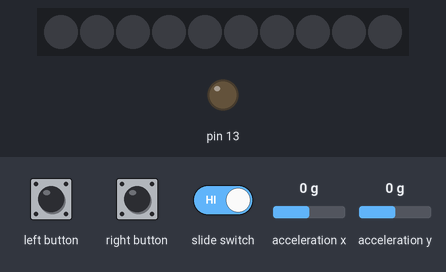
The sketch below on a simulated Arduino Leonardo, built with avr-gcc and run on an emulated ATmega32U4. On the bench: 10 RGB LEDs in strip order, left to right, output pins drawn as LEDs (lit = HIGH). The test bench sets the inputs (shaded band); at power-on: acceleration x 0 g, acceleration y 0 g. Dim RGB values are drawn brighter than linear; USB keyboard and mouse output is not drawn.

Above: at 1.2 s.
1.3 s: acceleration x set to -1.4 g
At 2.3 s:
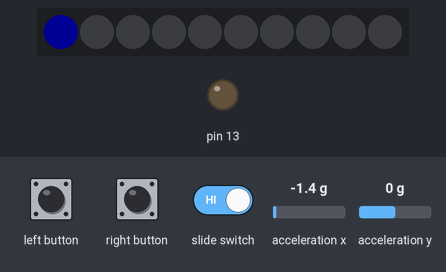
2.8 s: acceleration x set to 0.8 g
At 3.5 s:
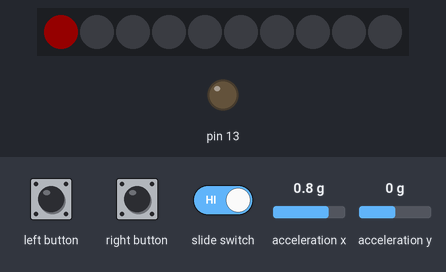
4.3 s: acceleration x set to -0.8 g
At 4.6 s:
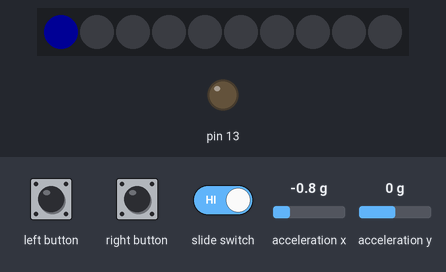
5.8 s: acceleration x set to 0 g
At 7.0 s:
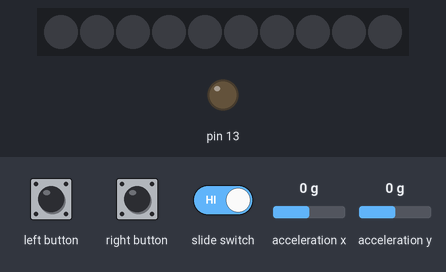
7.3 s: acceleration y set to -1.4 g
At 8.2 s:
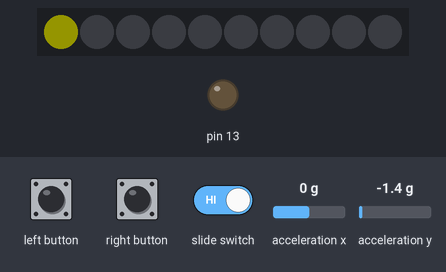
8.8 s: acceleration y set to 0.8 g
At 9.1 s:
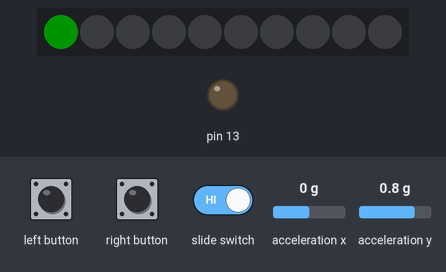
Timing chart, 0 to 11.3 s (numbered marks = the images above; inputs shaded):
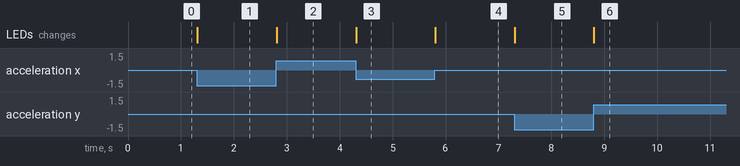

Measured:
- after the input at 1.3 s, the LEDs: change at once (image 1)
- after the input at 2.8 s, the LEDs: change at once (image 2)
- after the input at 4.3 s, the LEDs: change at once (image 3)
- after the input at 5.8 s, the LEDs: change at once (image 4)
- after the input at 7.3 s, the LEDs: change at once (image 5)
- after the input at 8.8 s, the LEDs: change at once (image 6)

The sketch:

left_r_col.ino
```cpp
/*
The code snippet (2. Make the Circuit Playground Express as the mouse to control unity with single led) below has been sourced from
Circuit Playground Express Examples of accel_mouse
I have changed ease some functions and add color change when user turn left,right,up and down the leds lights will turn on and
adjusted the loop functionality
*/
#include <Adafruit_CircuitPlayground.h>
#include <Mouse.h>

#define SENSITIVITY 10  // Adjust this value to control sensitivity.

void setup() {
  CircuitPlayground.begin();
  Mouse.begin();
}
// Floating point linear interpolation function that takes a value inside one
// range and maps it to a new value inside another range.  This is used to transform
// each axis of acceleration to mouse velocity/speed. See this page for details
// on the equation: https://en.wikipedia.org/wiki/Linear_interpolation
float lerp(float value, float start1, float stop1, float start2, float stop2) {
    return (value - start1) / (stop1 - start1) * (stop2 - start2) + start2;
}

void loop() {
  if (!CircuitPlayground.slideSwitch()) {
    return;
  }

  float x = CircuitPlayground.motionX();
  float y = CircuitPlayground.motionY();

  int moveX = lerp(x, -10, 10, -SENSITIVITY, SENSITIVITY);
  int moveY = lerp(y, -10, 10, -SENSITIVITY, SENSITIVITY);

  Mouse.move(moveX, moveY);

  if (x > 2) {
    CircuitPlayground.setPixelColor(0, 255, 0, 0); //  when user turn right the led with turn Red
  } else if (x < -2) {
    CircuitPlayground.setPixelColor(0, 0, 0, 255);// // when user turn left the led with turn Blue
  } else if (y > 2) {
    CircuitPlayground.setPixelColor(0, 0, 255, 0); // when user turn down the led with turn Green
  } else if (y < -2) {
    CircuitPlayground.setPixelColor(0, 255, 255, 0); // when user turn up the led with turn Yellow
  } else {
    CircuitPlayground.clearPixels(); // Turn off NeoPixel if not tilted left or right or up or down
  }

  if (CircuitPlayground.leftButton()) {
    Mouse.press(MOUSE_LEFT); // mouse left click hit the ball
  } else {
    Mouse.release(MOUSE_LEFT);
  }

  if (CircuitPlayground.rightButton()) {
    Mouse.press(MOUSE_RIGHT);
  } else {
    Mouse.release(MOUSE_RIGHT);
  }

  delay(10);
  // Delay for stability and to avoid rapid button presses.
}
// End code snippet (2. Make the Circuit Playground Express as the mouse to control unity with single led)
```
